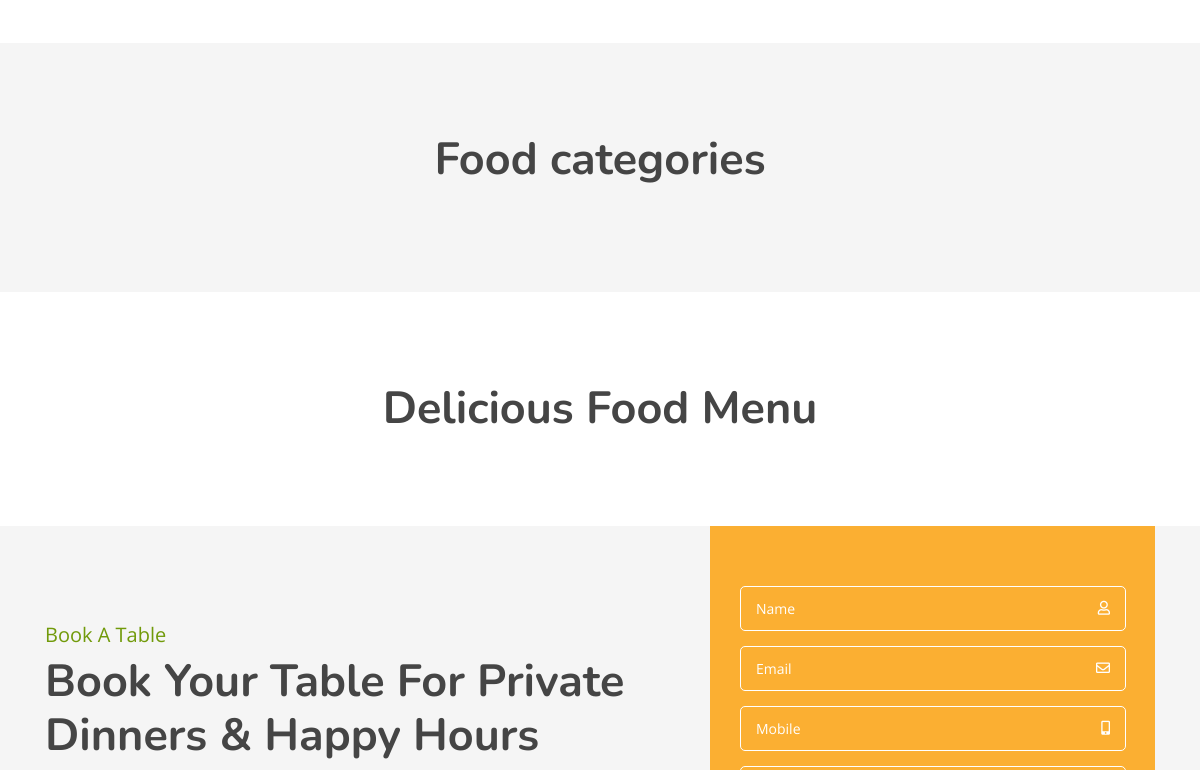
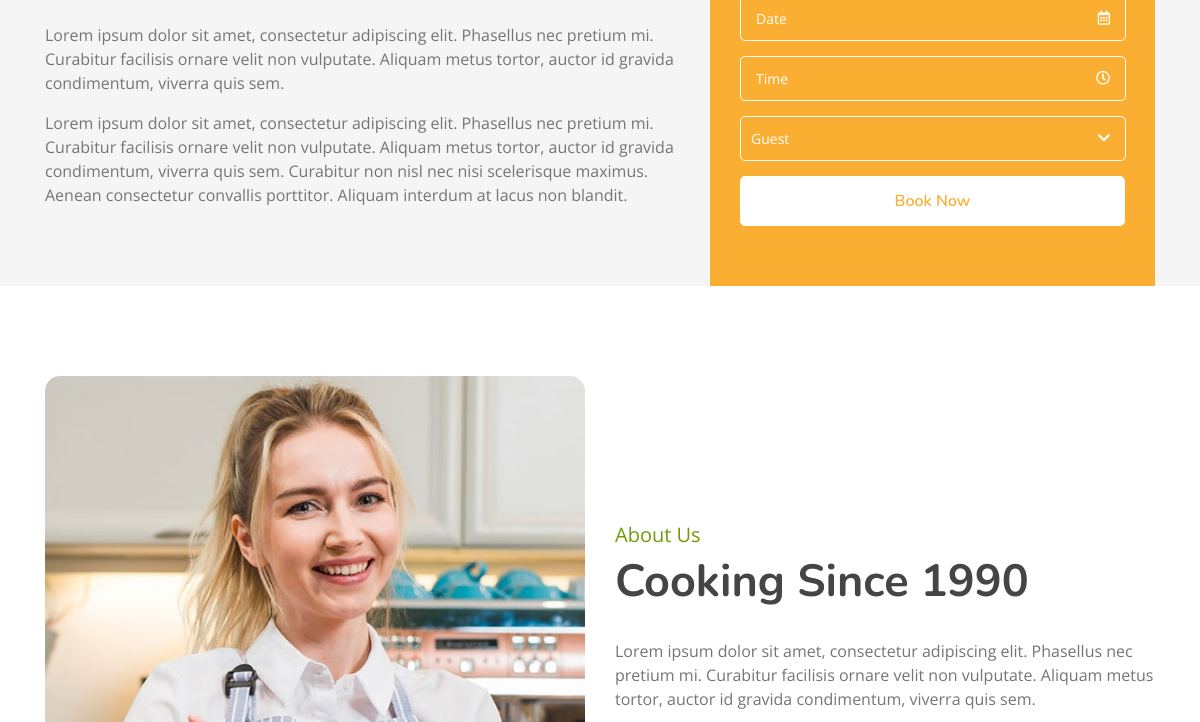
/ (middle part), run on an earlier commit of the app's database (2 pictures, top to bottom).
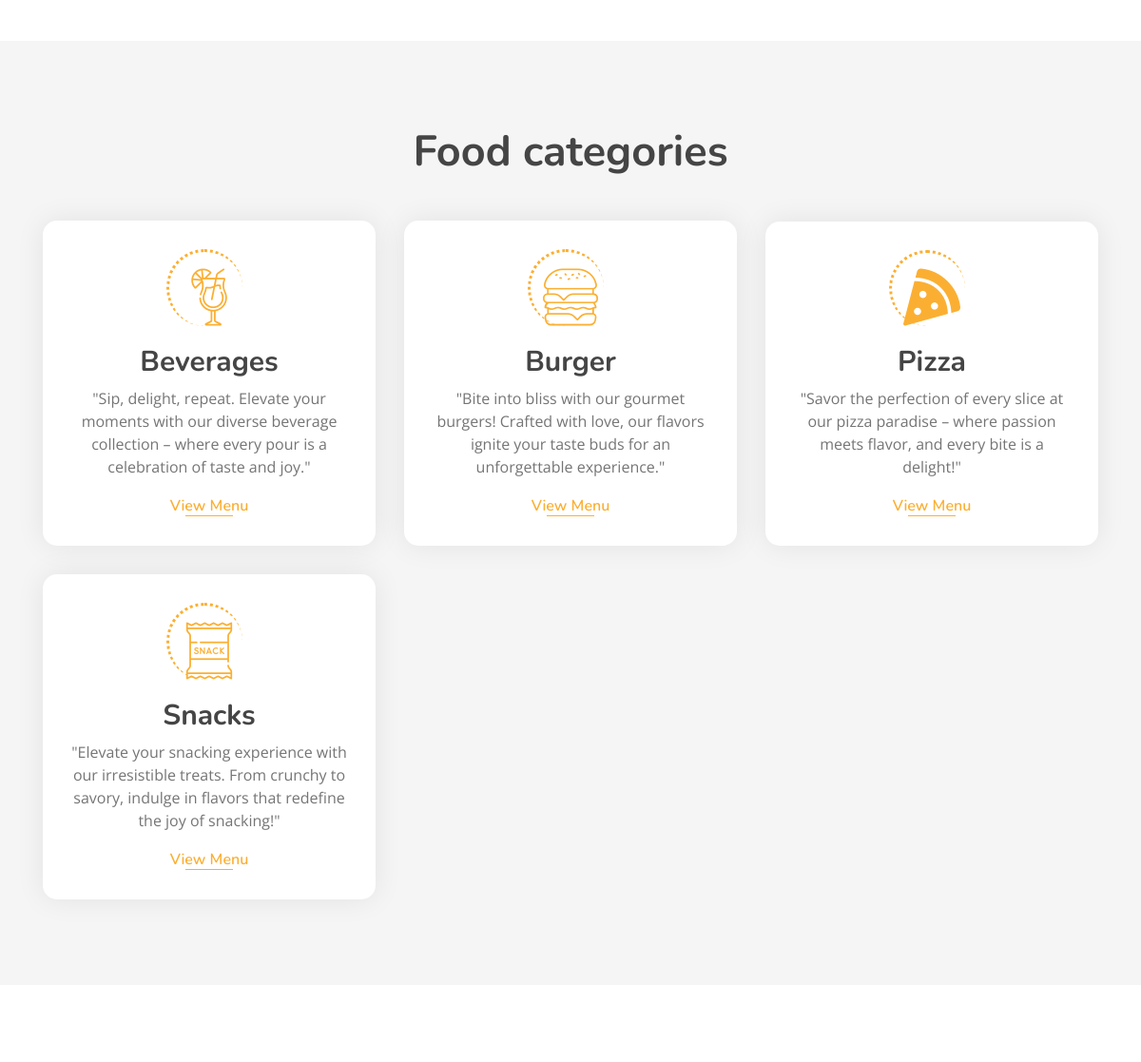
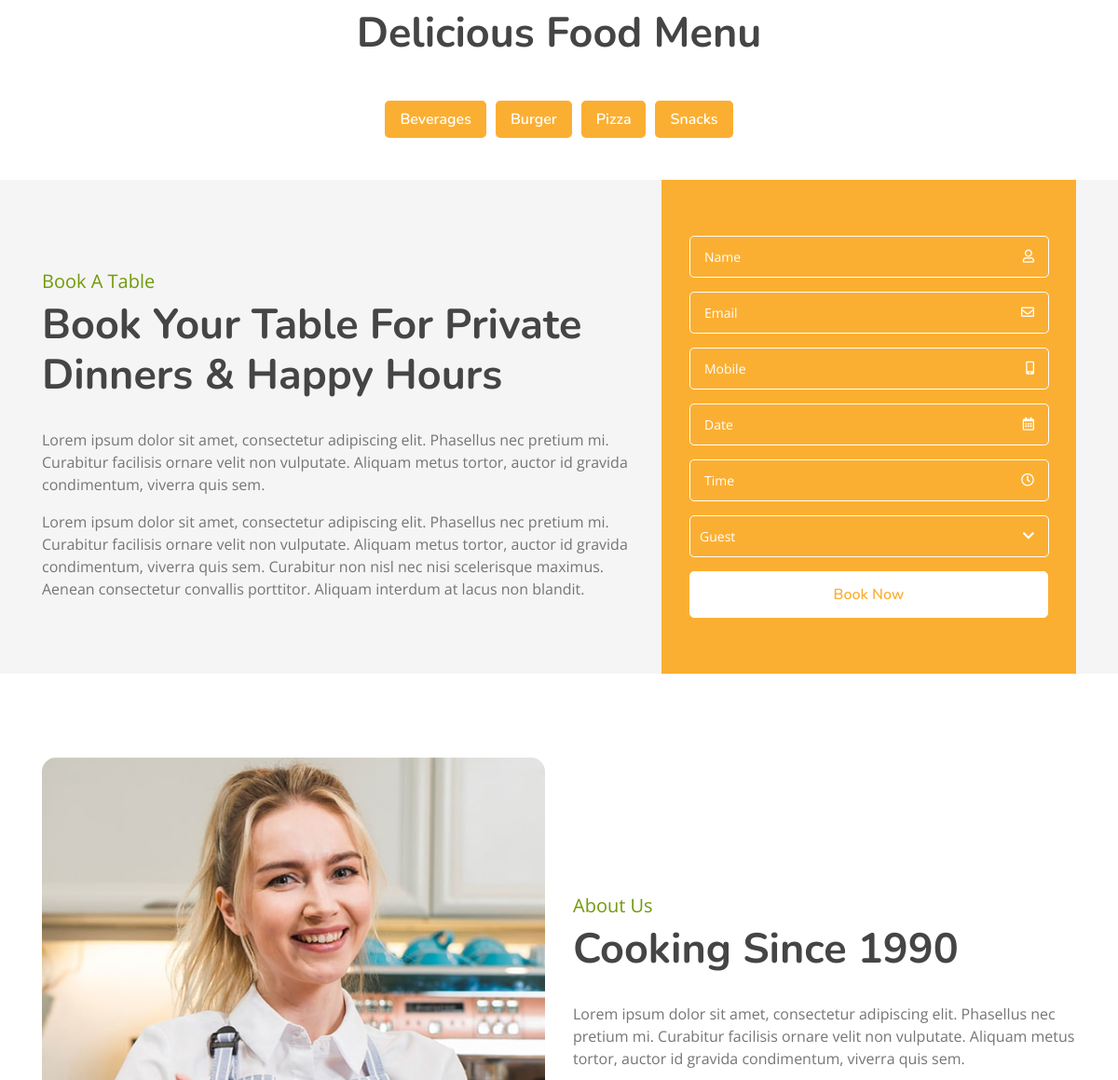
And on a later commit of the database (2 pictures, top to bottom).
### products/models.py (models this page shows, shortened)
class Category(models.Model):
    name = models.CharField(max_length=100, unique=True)
    image = models.ImageField(upload_to="categories/%Y/%m/%d")
    icon = models.CharField(max_length=50, blank=True)
    description = models.TextField()
    added_on = models.DateTimeField(auto_now_add=True)
    updated_on = models.DateTimeField(auto_now=True)

### products/views.py (the view)
# urls.py: path('',views.index,name="index"),
def index(request):
    context ={}
    cats = Category.objects.all().order_by('name')
    context['categories'] = cats
    dishes = []
    for cat in cats:
        dishes.append({
            'cat_id':cat.id,
            'cat_name':cat.name,
            'cat_img':cat.image,
            'items':list(cat.dish_set.all().values())
        })
    context['menu'] = dishes
    return render(request,'index.html', context)

### template/index.html (shortened to what this page needs)
{% extends "base.html" %}
{% block content %}
                <div class="food">
                    <div class="container">
                        <div class="section-header text-center">
                            <h2>Food categories</h2>
                        </div>
                        <div class="row align-items-center">
                        {% for cat in categories %}
                            <div class="col-md-4">
                                <div class="food-item">
                                    <i class="{{cat.icon}}"></i>
                                    <h2>{{cat.name}}</h2>
                                    <p>
                                        {{cat.description}}
                                    </p>
                                    <a href="{% url 'all_dishes' %}?q={{cat.id}}">View Menu</a>
                                </div>
                            </div>
                        {% endfor %}
                        </div>
                    </div>
                </div>
                <div class="menu">
                    <div class="container">
                        <div class="section-header text-center">
                            <h2>Delicious Food Menu</h2>
                        </div>
                        <div class="menu-tab">
                            <ul class="nav nav-pills justify-content-center">
                                {% for category in menu %}
                                    <li class="nav-item">
                                        <a class="nav-link text-white" data-toggle="pill" href="#c-{{category.cat_id}}">{{category.cat_name}}</a>
                                    </li>
                                {% endfor %}
                            </ul>
                            <div class="tab-content">
                            </div>
                        </div>
                    </div>
                </div>
        <div class="booking">
            <div class="container">
                <div class="row align-items-center">
                    <div class="col-lg-7">
                        <div class="booking-content">
                            <div class="section-header">
                                <p>Book A Table</p>
                                <h2>Book Your Table For Private Dinners & Happy Hours</h2>
                            </div>
                            <div class="about-text">
                                <p>
                                    Lorem ipsum dolor sit amet, consectetur adipiscing elit. Phasellus nec pretium mi. Curabitur facilisis ornare velit non vulputate. Aliquam metus tortor, auctor id gravida condimentum, viverra quis sem.
                                </p>
                                <p>
                                    Lorem ipsum dolor sit amet, consectetur adipiscing elit. Phasellus nec pretium mi. Curabitur facilisis ornare velit non vulputate. Aliquam metus tortor, auctor id gravida condimentum, viverra quis sem. Curabitur non nisl nec nisi scelerisque maximus. Aenean consectetur convallis porttitor. Aliquam interdum at lacus non blandit.
                                </p>
                            </div>
                        </div>
                    </div>
                    <div class="col-lg-5">
                        <div class="booking-form">
                            <form>
                                <div class="control-group">
                                    <div class="input-group">
                                        <input type="text" class="form-control" placeholder="Name" required="required" />
                                        <div class="input-group-append">
                                            <div class="input-group-text"><i class="far fa-user"></i></div>
                                        </div>
                                    </div>
                                </div>
                                <div class="control-group">
                                    <div class="input-group">
                                        <input type="email" class="form-control" placeholder="Email" required="required" />
                                        <div class="input-group-append">
                                            <div class="input-group-text"><i class="far fa-envelope"></i></div>
                                        </div>
                                    </div>
                                </div>
                                <div class="control-group">
                                    <div class="input-group">
                                        <input type="text" class="form-control" placeholder="Mobile" required="required" />
                                        <div class="input-group-append">
                                            <div class="input-group-text"><i class="fa fa-mobile-alt"></i></div>
                                        </div>
                                    </div>
                                </div>
                                <div class="control-group">
                                    <div class="input-group date" id="date" data-target-input="nearest">
                                        <input type="text" class="form-control datetimepicker-input" placeholder="Date" data-target="#date" data-toggle="datetimepicker"/>
                                        <div class="input-group-append" data-target="#date" data-toggle="datetimepicker">
                                            <div class="input-group-text"><i class="far fa-calendar-alt"></i></div>
                                        </div>
                                    </div>
                                </div>
                                <div class="control-group">
                                    <div class="input-group time" id="time" data-target-input="nearest">
                                        <input type="text" class="form-control datetimepicker-input" placeholder="Time" data-target="#time" data-toggle="datetimepicker"/>
                                        <div class="input-group-append" data-target="#time" data-toggle="datetimepicker">
                                            <div class="input-group-text"><i class="far fa-clock"></i></div>
                                        </div>
                                    </div>
                                </div>
                                <div class="control-group">
                                    <div class="input-group">
                                        <select class="custom-select form-control">
                                            <option selected>Guest</option>
                                        </select>
                                        <div class="input-group-append">
                                            <div class="input-group-text"><i class="fa fa-chevron-down"></i></div>
                                        </div>
                                    </div>
                                </div>
                                <div>
                                    <button class="btn custom-btn" type="submit">Book Now</button>
                                </div>
                            </form>
                        </div>
                    </div>
                </div>
            </div>
        </div>
        <div class="about">
            <div class="container">
                <div class="row align-items-center">
                    <div class="col-lg-6">
                        <div class="about-img">
                            <img src="/static/img/about.jpg" alt="Image">
                        </div>
                    </div>
                    <div class="col-lg-6">
                        <div class="about-content">
                            <div class="section-header">
                                <p>About Us</p>
                                <h2>Cooking Since 1990</h2>
                            </div>
                            <div class="about-text">
                                <p>
                                    Lorem ipsum dolor sit amet, consectetur adipiscing elit. Phasellus nec pretium mi. Curabitur facilisis ornare velit non vulputate. Aliquam metus tortor, auctor id gravida condimentum, viverra quis sem.
                                </p>
                            </div>
                        </div>
                    </div>
                </div>
            </div>
        </div>
{% endblock %}

### template/base.html (shortened to what this page needs)
<!DOCTYPE html>
{% load static %}
<html lang="en">
    <head>
        <link href="https://stackpath.bootstrapcdn.com/bootstrap/4.4.1/css/bootstrap.min.css" rel="stylesheet">
        <link href="https://cdnjs.cloudflare.com/ajax/libs/font-awesome/5.10.0/css/all.min.css" rel="stylesheet">
        <link href="/static/lib/animate/animate.min.css" rel="stylesheet">
        <link href="/static/lib/owlcarousel/assets/owl.carousel.min.css" rel="stylesheet">
        <link href="/static/lib/flaticon/font/flaticon.css" rel="stylesheet">
        <link href="/static/lib/tempusdominus/css/tempusdominus-bootstrap-4.min.css" rel="stylesheet" />
        <link href="/static/css/style.css" rel="stylesheet">
    </head>
    <body>
        {% block content %}
        {% endblock %}
    </body>
</html>

### static/css/style.css (style rules this page uses)
body { color: #757575; background: #ffffff; font-family: 'open sans', sans-serif; }
h1, h2, h3, h4, h5, h6 { color: #454545; font-family: 'Nunito', sans-serif; }
a { font-family: 'Nunito', sans-serif; font-weight: 600; color: #fbaf32; transition: .3s; }
.btn.custom-btn { padding: 12px 25px; font-family: 'Nunito', sans-serif; font-size: 16px; font-weight: 600; color: #ffffff; background: #fbaf32; border: 2px solid #fbaf32; border-radius: 5px; transition: .5s; }
[class^="flaticon-"]:before, [class*=" flaticon-"]:before, [class^="flaticon-"]:after, [class*=" flaticon-"]:after { font-size: inherit; margin-left: 0; }
.section-header { position: relative; margin-bottom: 45px; }
.section-header p { color: #719a0a; margin-bottom: 5px; position: relative; font-size: 20px; }
.section-header h2 { margin: 0; position: relative; font-size: 45px; font-weight: 700; }
.booking { position: relative; width: 100%; margin-bottom: 45px; background: rgba(0, 0, 0, .04); }
.booking .booking-content { padding: 45px 0 15px 0; }
.booking .booking-content .section-header { margin-bottom: 30px; }
.booking .booking-form { padding: 60px 30px; background: #fbaf32; }
.booking .booking-form .control-group { margin-bottom: 15px; }
.booking .booking-form .input-group-text { position: absolute; padding: 0; border: none; background: none; top: 15px; right: 15px; color: #ffffff; font-size: 14px; }
.booking .booking-form .form-control { height: 45px; font-size: 14px; color: #ffffff; padding: 0 15px; border-radius: 5px !important; border: 1px solid #ffffff; background: transparent; }
.booking .booking-form select.form-control { padding: 0 10px; }
.booking .booking-form .form-control::placeholder { color: #ffffff; opacity: 1; }
.booking .booking-form .input-group [data-toggle="datetimepicker"] { cursor: default; }
.booking .booking-form .btn.custom-btn { width: 100%; color: #fbaf32; background: #ffffff; border: 1px solid #ffffff; }
.food { position: relative; width: 100%; padding: 90px 0 60px 0; margin: 45px 0; background: rgba(0, 0, 0, .04); }
.food .food-item { position: relative; width: 100%; margin-bottom: 30px; padding: 50px 30px 30px; text-align: center; background: #ffffff; border-radius: 15px; box-shadow: 0 0 30px rgba(0, 0, 0, .08); transition: .3s; }
.food .food-item i { position: relative; display: inline-block; color: #fbaf32; font-size: 60px; line-height: 60px; margin-bottom: 20px; transition: .3s; }
.food .food-item i::after { position: absolute; content: ""; width: calc(100% + 20px); height: calc(100% + 20px); top: -20px; left: -15px; border: 3px dotted #fbaf32; border-right: transparent; border-bottom: transparent; border-radius: 100px; transition: .3s; }
.food .food-item h2 { font-size: 30px; font-weight: 700; }
.food .food-item a { position: relative; font-size: 16px; }
.food .food-item a::after { position: absolute; content: ""; width: 50px; height: 1px; bottom: 0; left: calc(50% - 25px); background: #fbaf32; transition: .3s; }
.about { position: relative; width: 100%; padding: 45px 0; }
.about .section-header { margin-bottom: 30px; margin-left: 0; }
.about .about-img { position: relative; }
.about .about-img img { position: relative; width: 100%; border-radius: 15px; }
.about .about-content { position: relative; }
.about .about-text p { font-size: 16px; }
.menu { position: relative; padding: 45px 0 15px 0; }
.menu .menu-tab { position: relative; }
.menu .menu-tab .nav.nav-pills .nav-link { background: #fbaf32; border-radius: 5px; margin: 0 5px; }
.menu .menu-tab .tab-content { padding: 30px 0 0 0; background: transparent; }

What changed in the data, as far as the page shows it:
added Category: name "Beverages", description "\"Sip, delight, repeat. Elevate your moments with our diverse beverage collection – where every pour is a celebration of taste and joy.\"", cat_name "Beverages"
added Category: name "Burger", description "\"Bite into bliss with our gourmet burgers! Crafted with love, our flavors ignite your taste buds for an unforgettable experience.\"", cat_name "Burger"
added Category: name "Pizza", description "\"Savor the perfection of every slice at our pizza paradise – where passion meets flavor, and every bite is a delight!\"", cat_name "Pizza"
added Category: name "Snacks", description "\"Elevate your snacking experience with our irresistible treats. From crunchy to savory, indulge in flavors that redefine the joy of snacking!\"", cat_name "Snacks"
